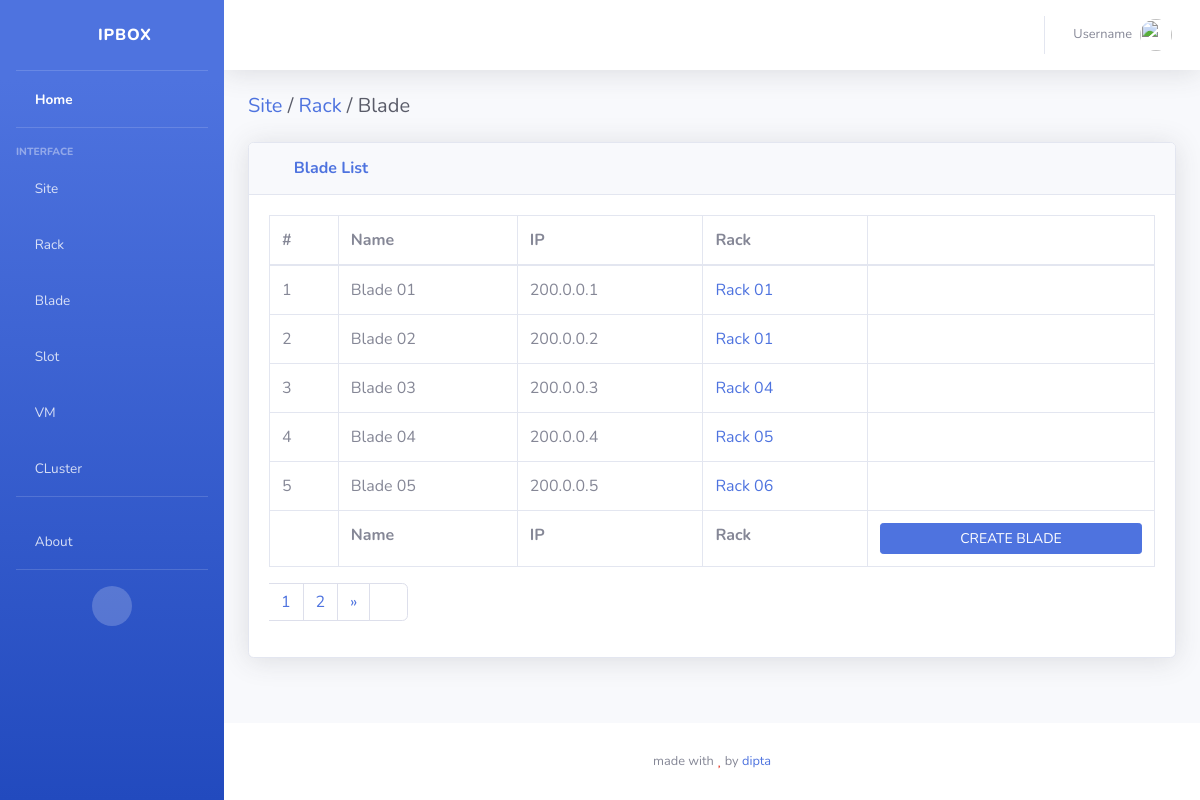
Page /blades/ on the earlier database version.
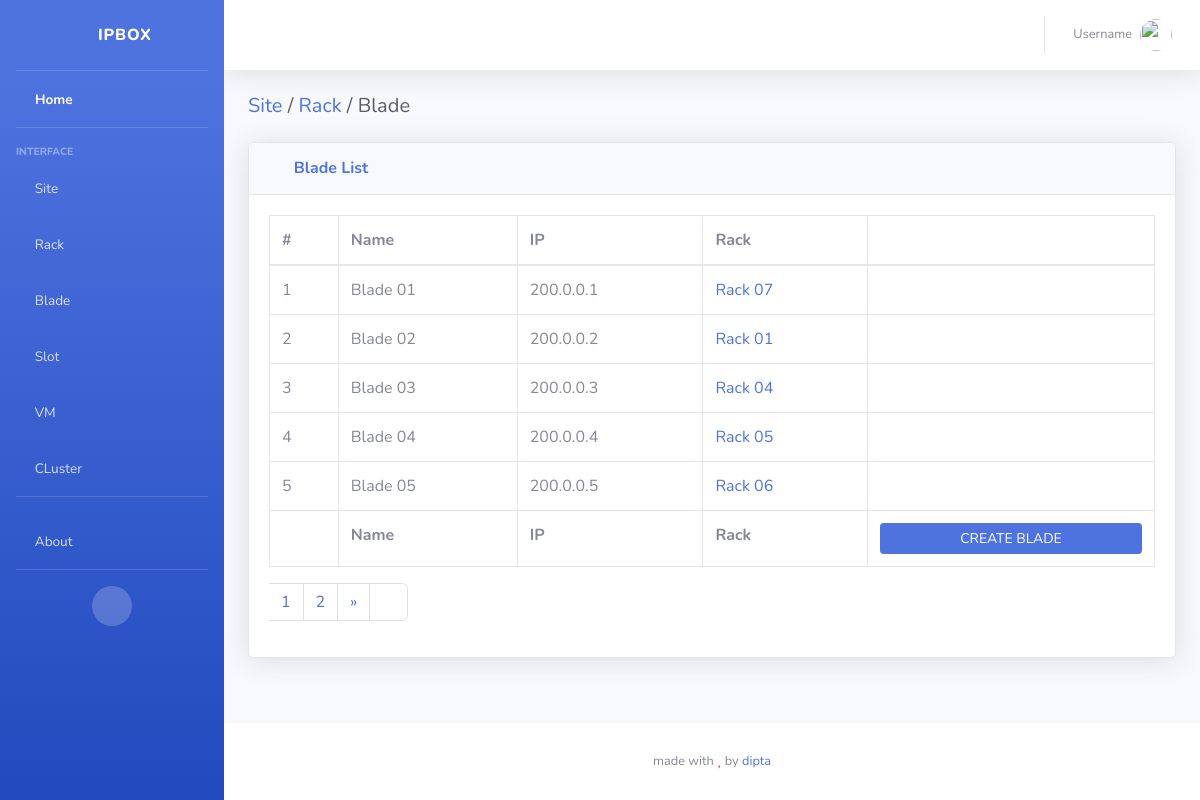
Same page on the later database version.
### bladeapp/models.py (models this page shows, shortened)
class Blade(models.Model):
  name    = models.CharField(max_length=128)
  ip      = models.GenericIPAddressField()
  rack    = models.ForeignKey(Rack, related_name="blades", on_delete=models.CASCADE)
  class Meta:
    verbose_name_plural = "Blades"

### rackapp/models.py (models this page shows, shortened)
class Rack(models.Model):
  name  = models.CharField(max_length=128)
  ip    = models.GenericIPAddressField()
  site  = models.ForeignKey(Site, related_name="racks", on_delete=models.CASCADE)
  class Meta:
    verbose_name_plural = "Racks"

### bladeapp/views.py (the view)
# urls.py: path('', views.bladeList, name="blades"),
def bladeList(request):
  dataPerPage = 5
  pageNum = request.GET.get('page', 1)
  blades = Blade.objects.all()
  p = Paginator(blades, dataPerPage)
  page_obj = p.page(pageNum)
  context = {
    'page_obj': page_obj,
  }
  return render(request, 'bladeapp/blades.html', context)

### bladeapp/templates/bladeapp/blades.html
{% extends 'sbadmin/base.html' %}{% load static %} {% block content %}
<div class="d-sm-flex align-items-center justify-content-between mb-4">
  <h1 class="h5 mb-0 text-gray-800">
    <a href="{% url 'siteapp:sites' %}">Site<a/> /
    <a href="{% url 'rackapp:racks' %}">Rack<a/> / Blade
  </h1>
</div>
<div class="card shadow mb-4">
  <div class="card-header py-3">
    <h6 class="m-0 font-weight-bold text-primary"><i class="fas fa-table mr-2"></i> Blade List</h6>
  </div>
  <div class="card-body">
    <div class="table-responsive">
      <table
        class="table table-bordered"
        id="dataTable"
        width="100%"
        cellspacing="0"
      >
        <thead>
          <tr>
            <th>#</th>
            <th>Name</th>
            <th>IP</th>
            <th>Rack</th>
            <th></th>
          </tr>
        </thead>
        <tfoot>
          <tr>
            <th></th>
            <th>Name</th>
            <th>IP</th>
            <th>Rack</th>
            <th>
              <a href="#"
                class="btn btn-primary btn-sm btn-block">CREATE BLADE</a>
            </th>
          </tr>
        </tfoot>
        <tbody>
          {% for blade in page_obj %}
          <tr>
            <td>{{ forloop.counter }}</td>
            <td>{{ blade.name }}</td>
            <td>{{ blade.ip }}</td>
            <td>
              <a href="{% url 'rackapp:rack_query' blade.rack.id %}"
                class="text-primary">
                {{ blade.rack.name }}
              </a>
            </td>
            <td class="text-center">
              <a href="#"
                class="text-info mr-4" title="edit">
                <i class="fas fa-edit"></i>
              </a>
              <a href="#" class="text-danger ml-4" title="delete">
                <i class="fas fa-trash-alt"></i>
              </a>
            </td>
          </tr>
          {% endfor %}
        </tbody>
      </table>
      {% include 'core/pagination.html' %}
    </div>
  </div>
</div>
{% endblock content %}

Differences in the rows shown:
changed Blade "Blade 01": rack.name "Rack 01" → "Rack 07"
